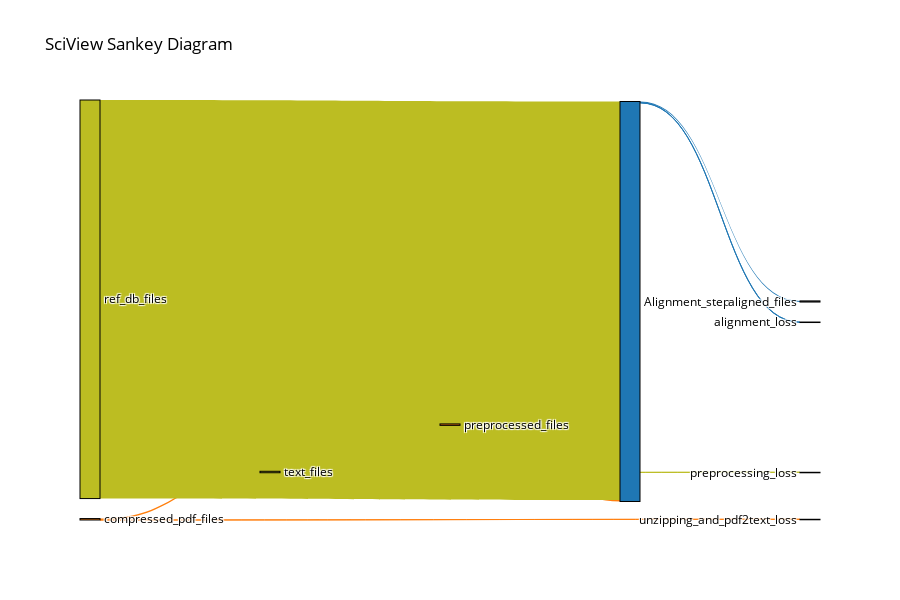

This figure's notebook cell:
### Code cell
SankeyDf=pd.read_csv("Y:\\IntermediateData\\SankeyDf.csv")
fig=Sankey_DataFlow_Graph(SankeyDf)
fig.show()

### Figure 1 — Plotly figure (JSON) as saved in the notebook; plotly's stock layout.template omitted (floating-point values rounded to 4 significant figures)
{"data": [{"link": {"color": ["#FF7F0E", "#FF7F0E", "#BCBD22", "#BCBD22", "#FF7F0E", "#BCBD22", "#1F77B4", "#1F77B4"], "source": [0, 0, 2, 2, 4, 5, 6, 6], "target": [2, 9, 4, 11, 6, 6, 14, 15], "value": [499975, 25, 499970, 5, 499970, 138268055, 391249, 108721]}, "node": {"color": ["#FF7F0E", "#FF7F0E", "#BCBD22", "#BCBD22", "#FF7F0E", "#BCBD22", "#1F77B4", "#1F77B4", "#BCBD22", "#D62728", "#FF7F0E", "#7F7F7F", "#1F77B4", "#1F77B4", "#7F7F7F", "#17BECF"], "label": ["compressed_pdf_files", "compressed_pdf_files", "text_files", "text_files", "preprocessed_files", "ref_db_files", "Alignment_step", "Alignment_step", "text_files", "unzipping_and_pdf2text_loss", "preprocessed_files", "preprocessing_loss", "Alignment_step", "Alignment_step", "aligned_files", "alignment_loss"], "line": {"color": "black", "width": 1}, "pad": 20, "thickness": 20}, "type": "sankey"}], "layout": {"font": {"color": "black", "size": 12}, "height": 600, "paper_bgcolor": "white", "plot_bgcolor": "black", "title": {"text": "SciView Sankey Diagram"}}}
